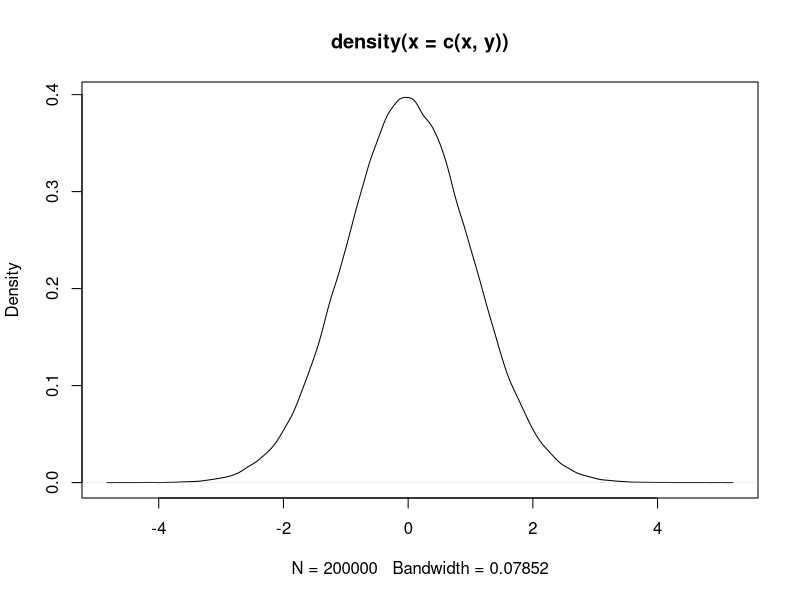
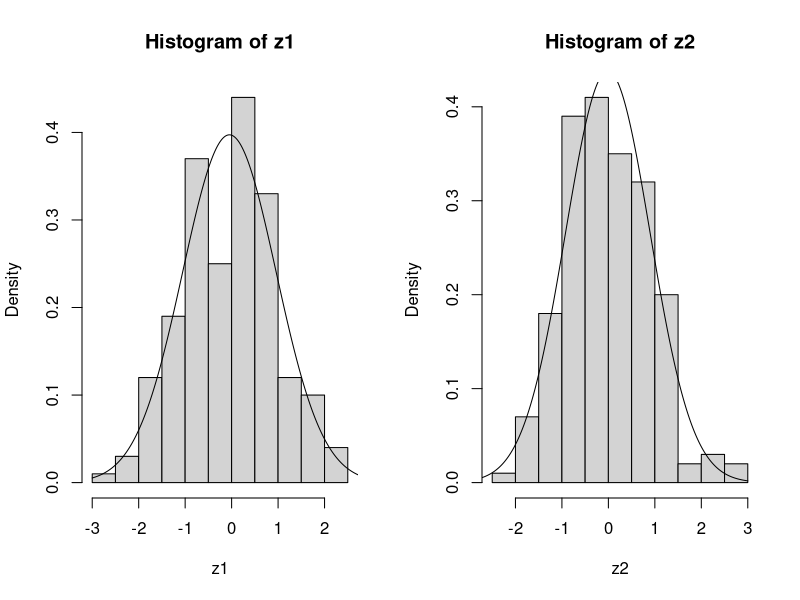
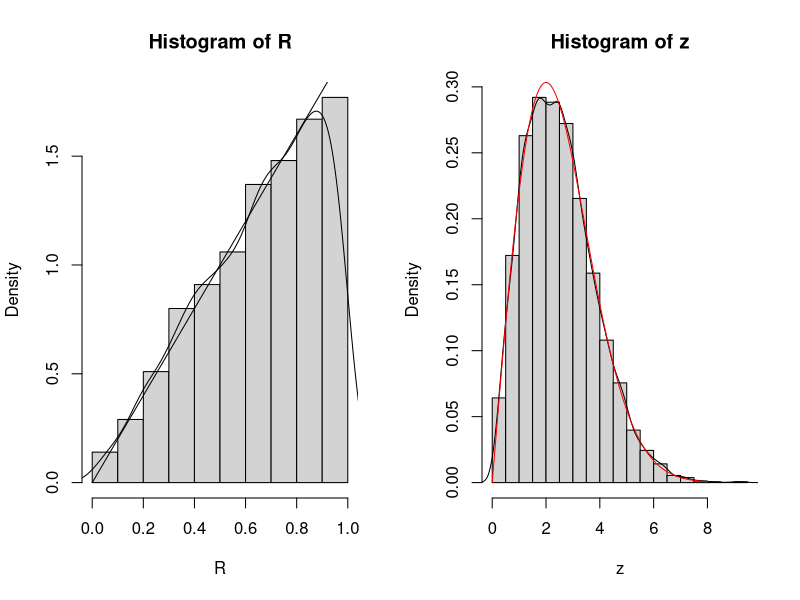
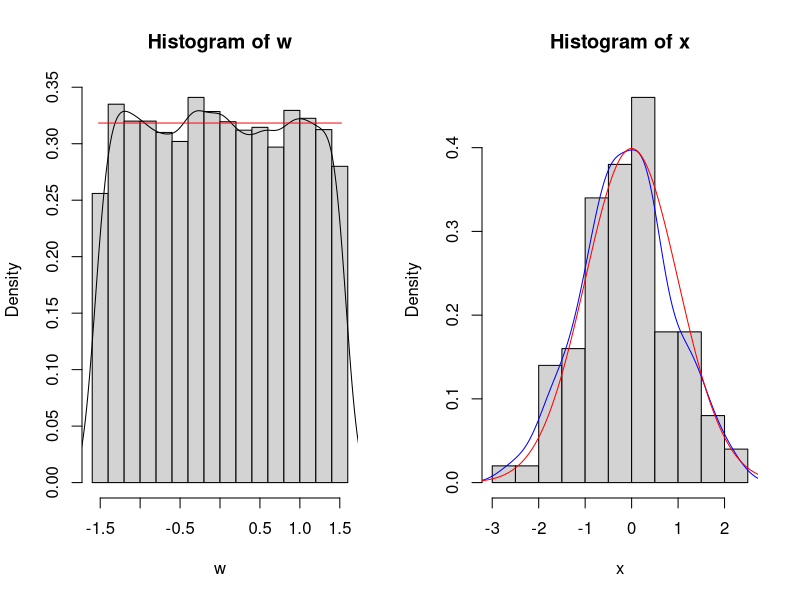
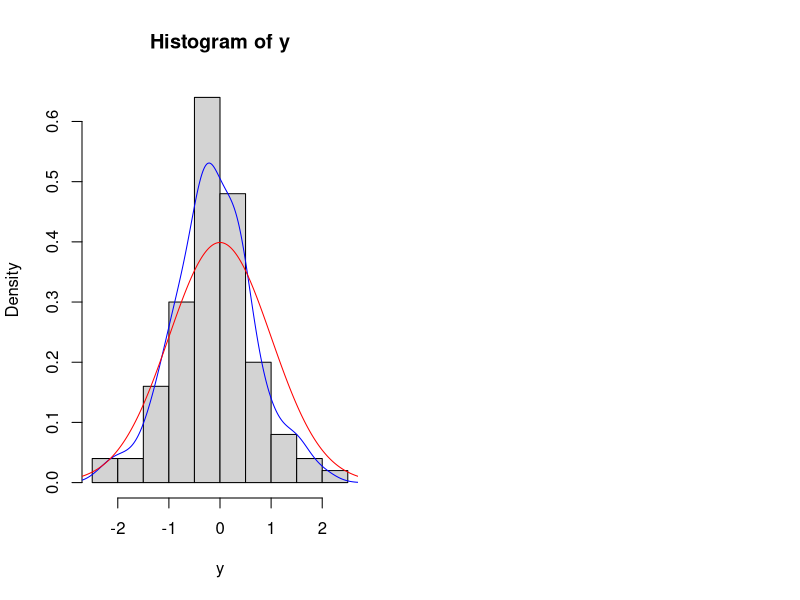

Write R code to recreate these figures, in order. (Note: this script raises an error after producing the figures.)
# import the library to test the normality of the distribution
library(nortest)

size = 100000

u = runif(size)
v = runif(size)

x=rep(0,size)
y=rep(0,size)

for (i in 1:size){
  x[i] = sqrt(-2*log(u[i]))*cos(2*pi*v[i])
  y[i] = sqrt(-2*log(u[i]))*sin(2*pi*v[i])
}

#a test for normality
lillie.test(c(x,y))

#plot the estimation of the density
plot(density(c(x,y)))

# Sebastián

n = 200
u1=runif(n)
u2=runif(n)
z1=sqrt(-2*log(u1))*cos(2*pi*u2)
z2=sqrt(-2*log(u2))*cos(2*pi*u1)
x=seq(-3,3,by=.01)
par(mfrow=c(1,2))
hist(z1,freq = F);lines(x,dnorm(x,mean(z1),sd(z1)))
hist(z2,freq = F);lines(x,dnorm(x,mean(z2),sd(z2)))

library(VGAM)
shapiro.test(z2)
z1<-rrayleigh(4)
ks.test(z1,prayleigh,4)


### Nata

####################################
#············· 12.7 ················
#···································

n<-1000
x<-numeric(n)
y<-numeric(n)
j=0
while(j<=n){
  u<-runif(1)
  v<-runif(1)
  if (u^2+v^2<=1){
    x[j]<-u
    y[j]<-v
    j=j+1
  }
}

R=sqrt(x^2+y^2)

a<-seq(0,1,by=0.01)
hist(R,freq=F,xlim=c(0,1))
lines(density(R))
lines(a,2*a)

####################################
#············· 12.11················
#···································

library( VGAM )
n<-10000
mu<-0
sigma<-2

x<-rnorm(n,mu,sigma)
y<-rnorm(n,mu,sigma)

#·········Z~Rayleigh(sigma)··········

z<-sqrt(x^2+y^2)

a<-seq(0,8,by=0.01)
hist(z,freq = F)
lines(density(z))
lines(a,drayleigh(a,sigma),type="l",col="red")

ks.test(z,prayleigh,2)

#·········Z~U(-pi/2,pi/2)··········
w<-atan(x/y)
a<-seq(-1.52,1.52,by=0.01)

hist(w,freq = F)
lines(density(w))
lines(a,dunif(a,-pi/2,pi/2),type="l",col="red")

ks.test(w,punif,-pi/2,pi/2)

####################################
#············· 12.15 ···············
#···································

#············A······················



#············B······················

n<-100
u1<- runif(n)
u2<- runif(n)
x<-numeric(n)
y<-numeric(n)
for (i in 1:n) {
  x[i]<-sqrt(-2*log(u1[i]))*cos(2*pi*u2[i])
  y[i]<-sqrt(-2*log(u1[i]))*sin(2*pi*u2[i])  
}
a<-seq(-4,4,by=0.01)

hist(x, freq=F)
lines(density(x),col="blue")
lines(a,dnorm(a),type="l",col="red")
hist(y, freq=F)
lines(density(y),col="blue")
lines(a,dnorm(a),type="l",col="red")

shapiro.test(x)
shapiro.test(y)

ks.test(x,pnormal)
ks.test(y,pnormal)
